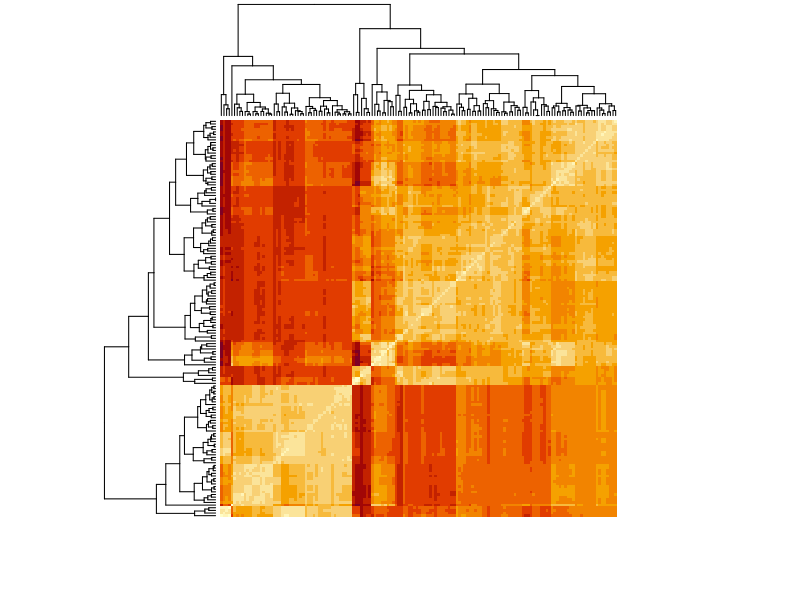
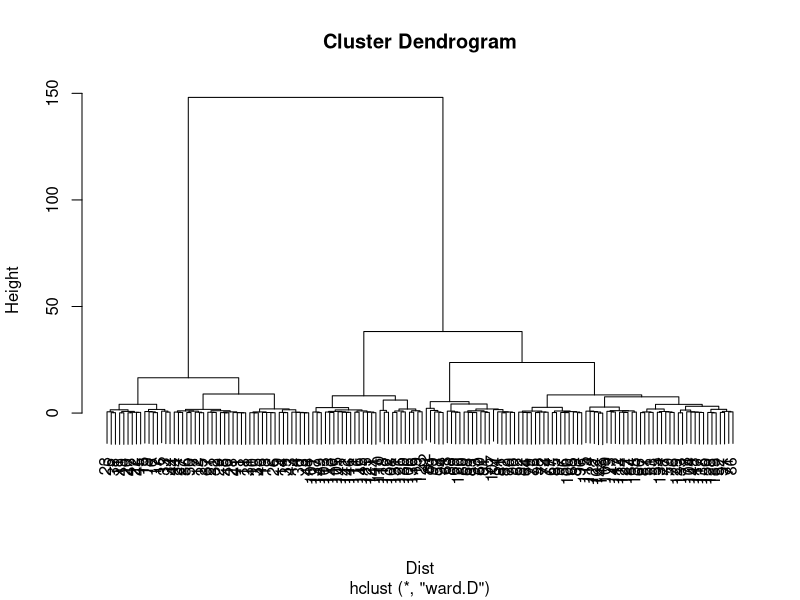
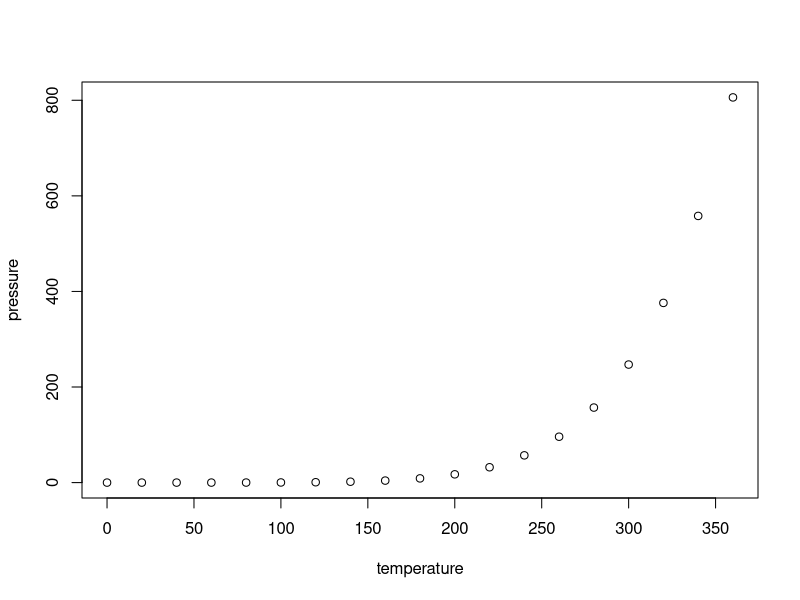

Reproduce these figures in R, in order.
## ---- chunk 1
head(iris) #import dataset iris
data <- iris[,-5] #ignore the species 
means <- sapply(data,mean) 
SD <- sapply(data,sd)
datascale <- scale(data, center = means, scale = SD) #scale the data
Dist <- dist(datascale, method = 'euclidean') # euclidean distance matrix
heatmap(as.matrix(Dist), labRow = FALSE, labCol = FALSE)
clusteModel <- hclust(Dist, method = 'ward') # cluster, ward use 离散平方和
result <- cutree(clusteModel, k=3) # use this fun to extract the category to which each variable belongs to
table(iris[,5], result) # observe, virginica got 23 samples wrong
plot(clusteModel) #plot the model
## ---- chunk 2
plot(pressure)
